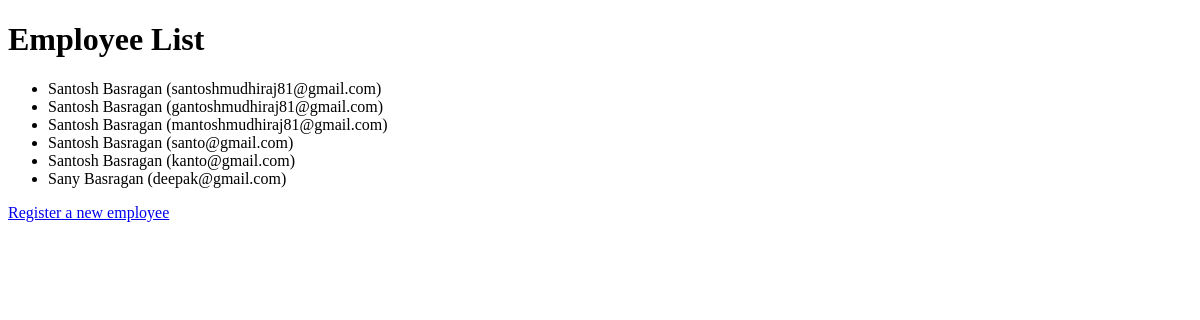
Page /app/employees/ on the earlier database version.
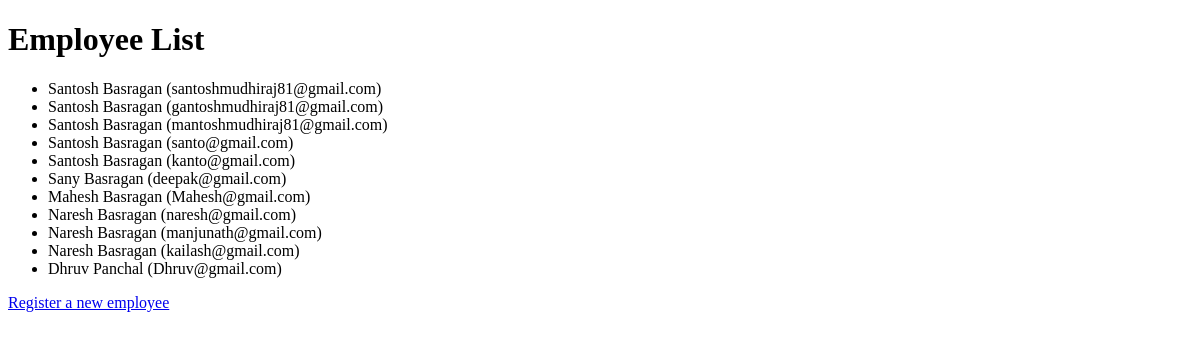
Same page on the later database version.
### app/models.py (models this page shows, shortened)
class Employee(models.Model):
    email = models.EmailField(unique=True)
    first_name = models.CharField(max_length=50)
    last_name = models.CharField(max_length=50)
    phone_number = models.CharField(max_length=15)
    job_title = models.CharField(max_length=100)
    department = models.CharField(max_length=100)
    date_of_birth = models.DateField()
    date_of_hire = models.DateField()
    salary = models.DecimalField(max_digits=10, decimal_places=2)
    is_active = models.BooleanField(default=True)
    is_staff = models.BooleanField(default=False)

### app/views.py (the view)
# urls.py: path('employees/',views.employee_list,name="employees-list")
def employee_list(request):
    employees = Employee.objects.all()
    return render(request, 'employee_list.html', {'employees': employees})

### app/templates/employee_list.html (shortened to what this page needs)
<!DOCTYPE html>
<html lang="en">
<head>
</head>
<body>
    <h1>Employee List</h1>
    <ul>
        {% for employee in employees %}
            <li>{{ employee.first_name }} {{ employee.last_name }} ({{ employee.email }})</li>
        {% endfor %}
    </ul>
    <a href="{% url 'register_employee' %}">Register a new employee</a>
</body>
</html>

Differences in the rows shown:
added Employee: first_name "Mahesh", last_name "Basragan", email "Mahesh@gmail.com"
added Employee: first_name "Naresh", last_name "Basragan", email "naresh@gmail.com"
added Employee: first_name "Naresh", last_name "Basragan", email "manjunath@gmail.com"
added Employee: first_name "Naresh", last_name "Basragan", email "kailash@gmail.com"
added Employee: first_name "Dhruv", last_name "Panchal", email "Dhruv@gmail.com"
